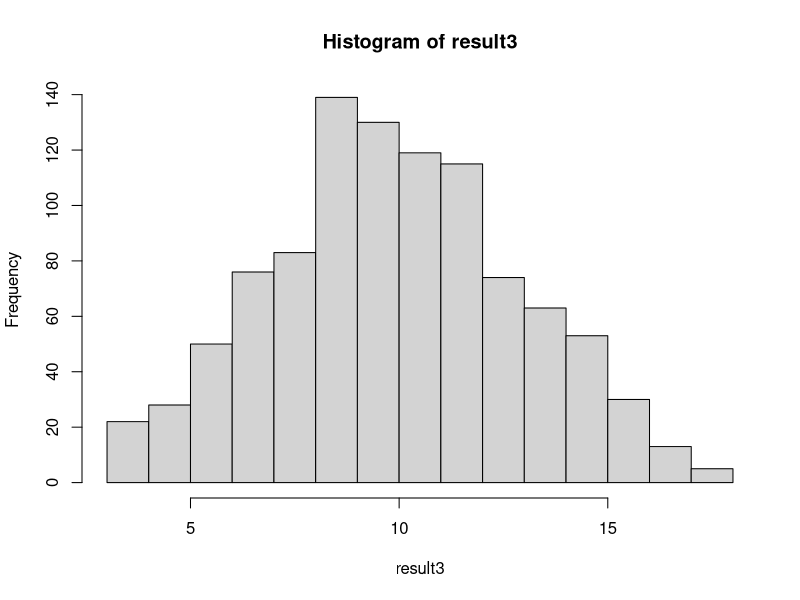
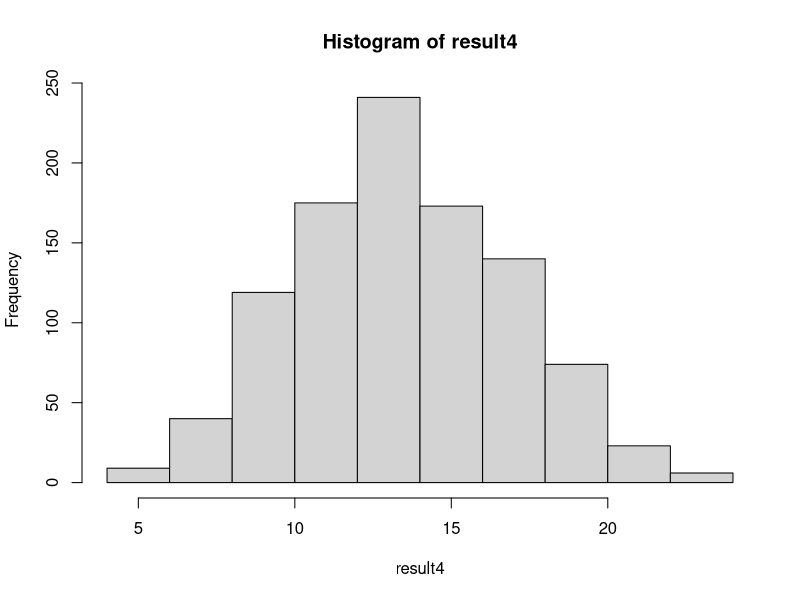
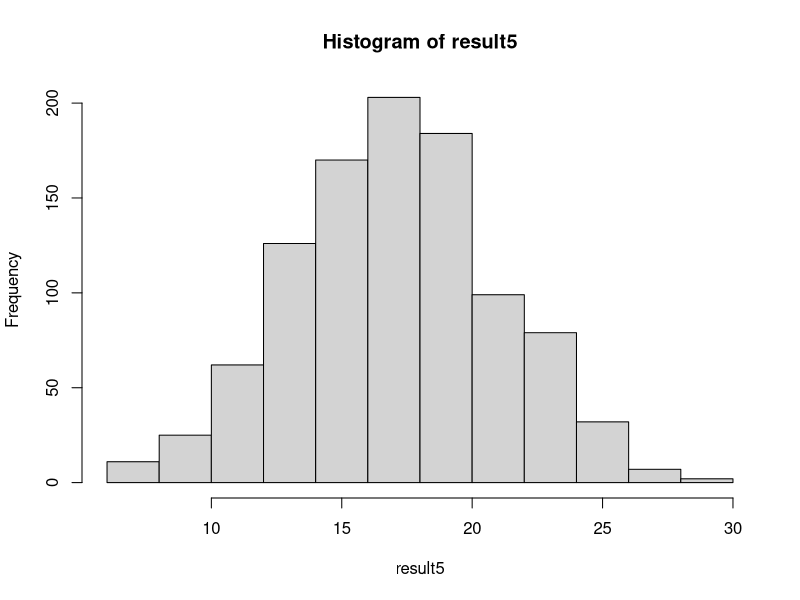

These charts were generated, in order, by the following R code:
#####Rolling 3 dies#####
result3 <- c()
for (i in 1:1000) {
  res1 <- sample(6,1,replace = FALSE)
  res2 <- sample(6,1,replace = FALSE)
  res3 <- sample(6,1,replace = FALSE)
  res <- res1+res2+res3
  result3 <- c(result3,res)
}
hist(result3)
#####Rolling 4 dies#####
result4 <- c()
for (i in 1:1000) {
  res1 <- sample(6,1,replace = FALSE)
  res2 <- sample(6,1,replace = FALSE)
  res3 <- sample(6,1,replace = FALSE)
  res4 <- sample(6,1,replace = FALSE)
  res <- res1+res2+res3+res4
  result4 <- c(result4,res)
}
hist(result4)
#####Rolling 5 dies#####
result5 <- c()
for (i in 1:1000) {
  res1 <- sample(6,1,replace = FALSE)
  res2 <- sample(6,1,replace = FALSE)
  res3 <- sample(6,1,replace = FALSE)
  res4 <- sample(6,1,replace = FALSE)
  res5 <- sample(6,1,replace = FALSE)
  res <- res1+res2+res3+res4+res5
  result5 <- c(result5,res)
}
hist(result5)
#####Bean machine#####
res <- c()
for (i in 1000) {
  end <- 0
  for (j in 1:8) {
    end <- end + sample(2,1,replace=FALSE)
  }
}